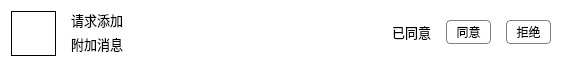
<?xml version="1.0" encoding="UTF-8"?>
<ui version="4.0">
 <class>FriendEventItemWidget</class>
 <widget class="QWidget" name="FriendEventItemWidget">
  <property name="geometry">
   <rect>
    <x>0</x>
    <y>0</y>
    <width>562</width>
    <height>64</height>
   </rect>
  </property>
  <property name="minimumSize">
   <size>
    <width>0</width>
    <height>64</height>
   </size>
  </property>
  <property name="maximumSize">
   <size>
    <width>16777215</width>
    <height>64</height>
   </size>
  </property>
  <property name="windowTitle">
   <string>FriendEventItemWidget</string>
  </property>
  <property name="styleSheet">
   <string notr="true">QWidget
{
	font-family:&quot;微软雅黑&quot;;
	
	background-color: rgb(255, 255, 255);
}
#label
{
	border:1px solid  rgb(0, 0, 0);
}

QToolButton
{
	border:1px solid  gray;
	border-radius:4px;
	max-height:22px;
	width:40px;
}</string>
  </property>
  <layout class="QHBoxLayout" name="horizontalLayout">
   <property name="spacing">
    <number>15</number>
   </property>
   <item>
    <widget class="QLabel" name="label">
     <property name="minimumSize">
      <size>
       <width>45</width>
       <height>45</height>
      </size>
     </property>
     <property name="maximumSize">
      <size>
       <width>45</width>
       <height>45</height>
      </size>
     </property>
     <property name="text">
      <string/>
     </property>
     <property name="scaledContents">
      <bool>true</bool>
     </property>
    </widget>
   </item>
   <item>
    <layout class="QVBoxLayout" name="verticalLayout_2">
     <item>
      <widget class="QLabel" name="labelTitle">
       <property name="font">
        <font>
         <family>微软雅黑</family>
         <pointsize>10</pointsize>
        </font>
       </property>
       <property name="text">
        <string>请求添加</string>
       </property>
      </widget>
     </item>
     <item>
      <widget class="QLabel" name="labelMessage">
       <property name="font">
        <font>
         <family>微软雅黑</family>
         <pointsize>10</pointsize>
        </font>
       </property>
       <property name="text">
        <string>附加消息</string>
       </property>
      </widget>
     </item>
    </layout>
   </item>
   <item>
    <spacer name="horizontalSpacer">
     <property name="orientation">
      <enum>Qt::Horizontal</enum>
     </property>
     <property name="sizeHint" stdset="0">
      <size>
       <width>40</width>
       <height>20</height>
      </size>
     </property>
    </spacer>
   </item>
   <item>
    <widget class="QLabel" name="labelStatus">
     <property name="font">
      <font>
       <family>微软雅黑</family>
       <pointsize>10</pointsize>
      </font>
     </property>
     <property name="text">
      <string>已同意</string>
     </property>
    </widget>
   </item>
   <item>
    <widget class="QToolButton" name="toolButtonPass">
     <property name="sizePolicy">
      <sizepolicy hsizetype="Fixed" vsizetype="Preferred">
       <horstretch>0</horstretch>
       <verstretch>0</verstretch>
      </sizepolicy>
     </property>
     <property name="text">
      <string>同意</string>
     </property>
    </widget>
   </item>
   <item>
    <widget class="QToolButton" name="toolButtonReject">
     <property name="sizePolicy">
      <sizepolicy hsizetype="Fixed" vsizetype="Preferred">
       <horstretch>0</horstretch>
       <verstretch>0</verstretch>
      </sizepolicy>
     </property>
     <property name="text">
      <string>拒绝</string>
     </property>
    </widget>
   </item>
  </layout>
 </widget>
 <layoutdefault spacing="6" margin="11"/>
 <resources/>
 <connections/>
</ui>
